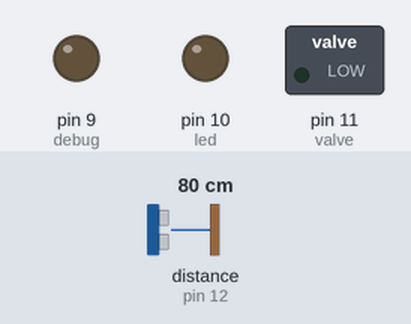
Simulated run of this sketch. Board: Arduino Uno, built with avr-gcc and run on an emulated ATmega328P. Parts: switched loads named in the sketch (green lamp = pin HIGH), output pins drawn as LEDs (lit = HIGH). Wiring (inferred from the names in the program): ultrasonic range finder: trigger pin 13; echo pin 12. The inputs (shaded band) are chosen by the test bench; at power-on: distance to the obstacle (sensor on pin 12) 80 cm. The echo pulse lasts 58.3 µs per cm; pins used as bus, display or sensor lines are not drawn.

Above: at 0.2 s.
At 12.5 s:
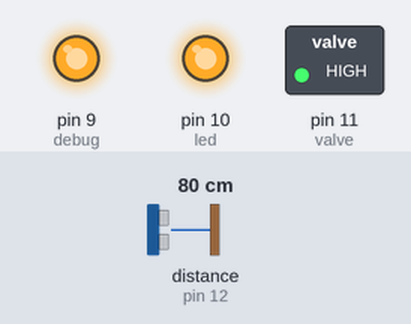
At 24.7 s:
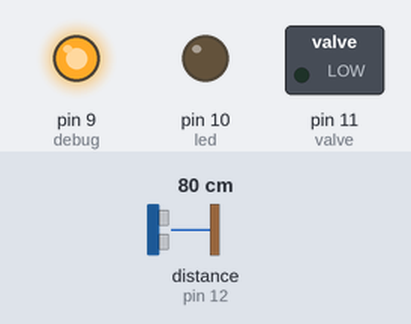
At 37.0 s:
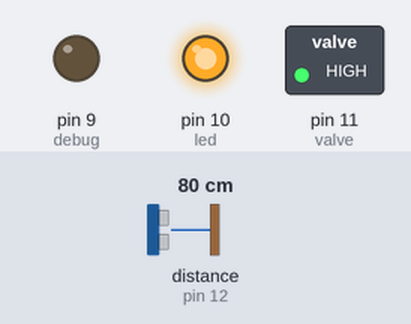
Timing chart, 0 to 63.7 s (numbered marks = the images above):
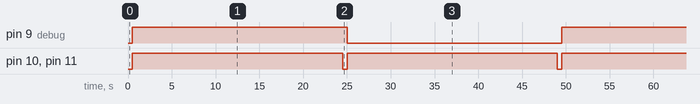

Measured:
- by itself, pin 9 (debug): alternates HIGH for 24.5 s and LOW for 24.5 s
- by itself, pin 10 (led), pin 11 (valve): alternates HIGH for 24.0 s and LOW for 0.51 s
- by itself, everything shown: repeats every 49.0 s, in 6 steps

The sketch:

AdafruitProTrinket.ino
```cpp
/*
Renaissance Project 2: CATch 22
Author: Sergio Corrales Zamora
First version: 23/11/2016
Build 1.0 - 23/11/2016
 */

#define debug 9   //FOR DEBUGGING PURPOSES
#define led 10
#define valve 11
#define echoPin 12
#define trigPin 13
#include <TimerOne.h>

bool detected = false;
long duration;
int i = 0;
volatile byte state = LOW;   //FOR DEBUGGING PURPOSES

void setup() {
  interrupts();

  pinMode(trigPin, OUTPUT);
  pinMode(echoPin, INPUT);
  pinMode(valve, OUTPUT);
  pinMode(led, OUTPUT);
  pinMode(debug, OUTPUT);   //FOR DEBUGGING PURPOSES

  digitalWrite(valve,LOW);
  digitalWrite(led,LOW);

  Timer1.initialize(500000);
  Timer1.attachInterrupt(ultrasonicProbe);
}

void closeValve(){
  if (i == 2){
    digitalWrite(valve,LOW);
    digitalWrite(led,LOW);

    Timer1.attachInterrupt(ultrasonicProbe,500000);
    Timer1.restart();
    i = 0;
  }
  else {
    i++;
  }
}

void ultrasonicProbe(){
  state = !state;   //FOR DEBUGGING PURPOSES

  digitalWrite(trigPin, LOW);
  delayMicroseconds(2);
  digitalWrite(trigPin, HIGH);
  delayMicroseconds(10);
  digitalWrite(trigPin, LOW);

  duration = pulseIn(echoPin, HIGH, 10000);
  if (duration > 0) {
    digitalWrite(valve,HIGH);
    digitalWrite(led,HIGH);

    Timer1.attachInterrupt(closeValve,8000000);
    Timer1.restart();
  }
}

void loop() {
  digitalWrite(debug, state);   //FOR DEBUGGING PURPOSES
}
```
